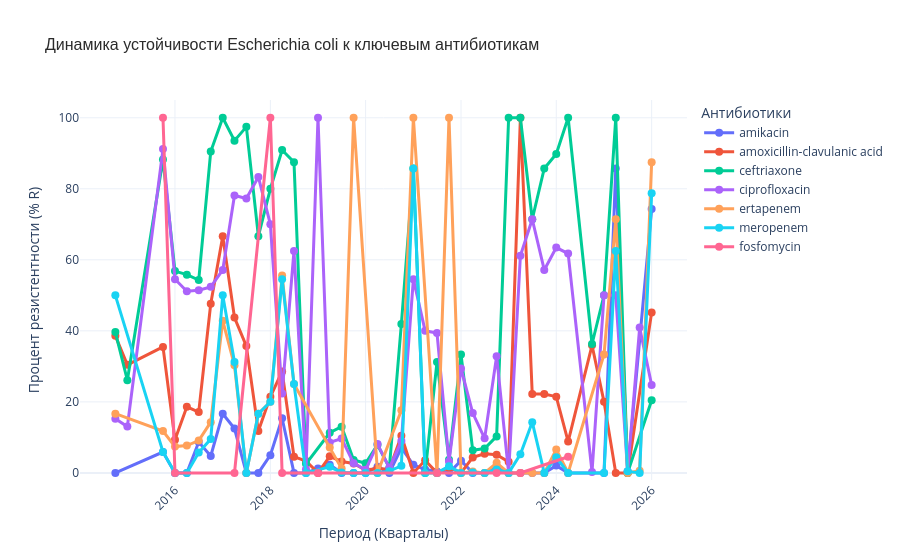

Notebook cell for this chart:
### Code cell
# 2. ФИЛЬТРАЦИЯ ПО КОНКРЕТНОЙ БАКТЕРИИ
# Фильтруем датафрейм только по Escherichia coli
ec_df = df[df["Scientific name"] == "Escherichia coli"].copy()

# Создаем временной интервал (группировка по кварталам 'Q')
ec_df["Period"] = ec_df["Create date"].dt.to_period("Q")

# --- 3. ВЫБОР СПИСКА АНТИБИОТИКОВ ДЛЯ E. COLI ---
# Обновленный список: добавлены ключевые цефалоспорины, фторхинолоны и уроантисептики
my_antibiotics_ec = [
    "ceftriaxone",  # Цефалоспорин III поколения, критически важный для E. coli
    "ciprofloxacin",  # Фторхинолон, часто применяемый при ИМП
    "amoxicillin-clavulanic acid",  # Базовый защищенный пенициллин
    "meropenem",  # Карбапенем резерва
    "ertapenem",  # Карбапенем для полирезистентных штаммов
    "fosfomycin",  # Ключевой препарат для терапии неосложненных ИМП
    "amikacin",  # Аминогликозид резерва
]

# Фильтруем данные строго по списку для E. coli
ec_filtered = ec_df[ec_df["Antibiotic"].isin(my_antibiotics_ec)]

# --- 4. РАСЧЕТ ПРОЦЕНТА РЕЗИСТЕНТНОСТИ (% R) ---
trend_data_ec = (
    ec_filtered.groupby(["Period", "Antibiotic"])["Resistance phenotype"]
    .apply(lambda x: (x.str.upper() == "RESISTANT").sum() / x.count() * 100)
    .reset_index(name="Resistance_Rate")
)

# Переводим периоды в строковый формат для корректного отображения в Plotly
trend_data_ec['Period'] = trend_data_ec['Period'].dt.to_timestamp()

# Сортируем данные по периодам, чтобы линии на графике шли последовательно
trend_data_ec = trend_data_ec.sort_values("Period")


# --- 5. ПОСТРОЕНИЕ ИНТЕРАКТИВНОГО ГРАФИКА (PLOTLY) ---
fig_ec = px.line(
    trend_data_ec,
    x="Period",
    y="Resistance_Rate",
    color="Antibiotic",  # Разделение линий по антибиотикам
    title="Динамика устойчивости Escherichia coli к ключевым антибиотикам",
    markers=True,  # Включаем точки (маркеры) на изгибах линий
    labels={  # Красивые названия осей во всплывающих подсказках
        "Period": "Период (Кварталы)",
        "Resistance_Rate": "Процент резистентности (% R)",
        "Antibiotic": "Антибиотик",
    },
)

# Настройка стиля и удобства отображения
fig_ec.update_layout(
    title_font_size=16,
    title_font_family="Arial",
    title_font_color="#2b2b2b",
    xaxis_tickangle=-45,  # Поворачиваем даты, чтобы не перекрывали друг друга
    yaxis_range=[
        -2,
        105,
    ],  # Ограничиваем ось Y от 0 до 100 (с небольшим запасом для красоты)
    template="plotly_white",  # Чистый белый фон с аккуратной сеткой
    hovermode="x unified",  # При наведении показывает данные всех антибиотиков сразу
    legend=dict(
        title_text="Антибиотики",
        yanchor="top",
        y=1,
        xanchor="left",
        x=1.02,  # Убираем легенду вправо, чтобы она не мешала графику
    ),
)

# Настройка самих линий (толщина и размер точек)
fig_ec.update_traces(
    line_width=3,
    marker_size=8,
    hovertemplate="%{y:.1f}%",  # Округляем процент в подсказке до 1 знака после запятой
)

# Показ графика
fig_ec.show()

# Сохранение в интерактивный HTML файл
fig_ec.write_html("escherichia_coli_resistance_plotly.html")
print(
    "[Успешно] Интерактивный график сохранен как 'escherichia_coli_resistance_plotly.html'"
)
